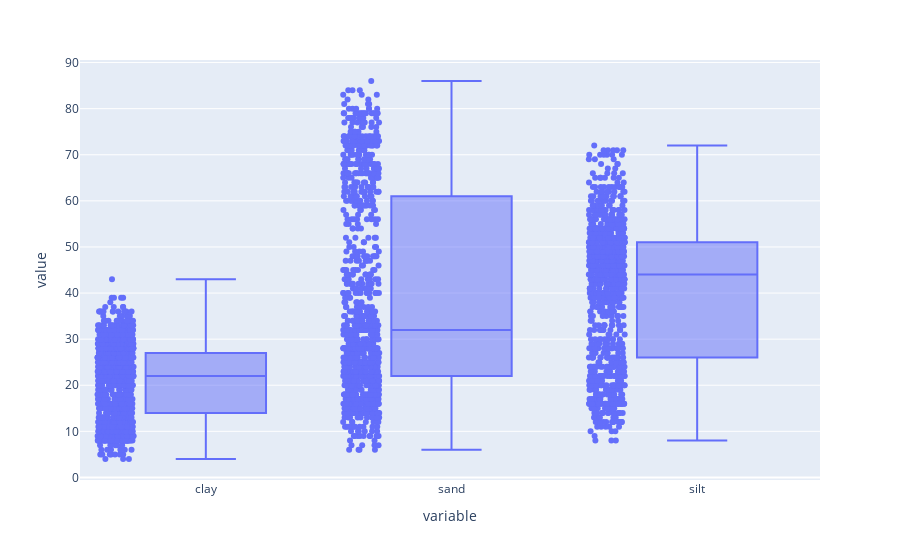

Here is the notebook cell this chart was saved with:
### Markdown cell above
Regarding the huge number of samples in data set it is hard to visualize them in a plot, so we can choose 1000 samples randomly and check the relationships.

### Code cell
from src.visualization.visualize import plot_box
soil_cont = ["clay","sand","silt"]
samples_num = 1000
data_subset = data.sample(samples_num)
plot_box(data_subset,soil_cont)

### Figure 1 — Plotly figure (JSON) as saved in the notebook; plotly's stock layout.template omitted (floating-point values rounded to 4 significant figures; data arrays with more than 128 entries replaced by an {"elided": "..."} marker saying what was removed)
{"data": [{"alignmentgroup": "True", "boxpoints": "all", "hovertemplate": "variable=%{x}<br>value=%{y}<extra></extra>", "legendgroup": "", "marker": {"color": "#636efa"}, "name": "", "notched": false, "offsetgroup": "", "orientation": "v", "showlegend": false, "type": "box", "x": {"elided": "3000 str values"}, "x0": " ", "xaxis": "x", "y": {"elided": "3000 int values"}, "y0": " ", "yaxis": "y"}], "layout": {"boxmode": "group", "legend": {"tracegroupgap": 0}, "margin": {"t": 60}, "xaxis": {"anchor": "y", "domain": [0, 1], "title": {"text": "variable"}}, "yaxis": {"anchor": "x", "domain": [0, 1], "title": {"text": "value"}}}}
